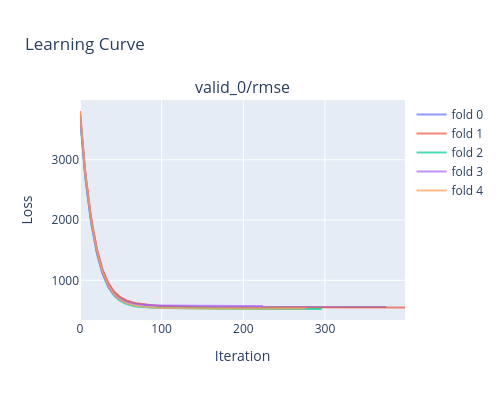

Write notebook code for a chart like this one.
### Markdown cell above
### 5.2 Learning Curve

### Code cell
model.plot_learning_curve().show()

### Figure 1 — Plotly figure (JSON) as saved in the notebook; plotly's stock layout.template omitted (floating-point values rounded to 4 significant figures; data arrays with more than 128 entries replaced by an {"elided": "..."} marker saying what was removed)
{"data": [{"mode": "lines", "name": "fold 0", "opacity": 0.7, "showlegend": true, "type": "scatter", "xaxis": "x", "y": {"elided": "376 float values"}, "yaxis": "y"}, {"mode": "lines", "name": "fold 1", "opacity": 0.7, "showlegend": true, "type": "scatter", "xaxis": "x", "y": {"elided": "399 float values"}, "yaxis": "y"}, {"mode": "lines", "name": "fold 2", "opacity": 0.7, "showlegend": true, "type": "scatter", "xaxis": "x", "y": {"elided": "297 float values"}, "yaxis": "y"}, {"mode": "lines", "name": "fold 3", "opacity": 0.7, "showlegend": true, "type": "scatter", "xaxis": "x", "y": {"elided": "225 float values"}, "yaxis": "y"}, {"mode": "lines", "name": "fold 4", "opacity": 0.7, "showlegend": true, "type": "scatter", "xaxis": "x", "y": {"elided": "278 float values"}, "yaxis": "y"}], "layout": {"annotations": [{"font": {"size": 16}, "showarrow": false, "text": "valid_0/rmse", "x": 0.5, "xanchor": "center", "xref": "paper", "y": 1.0, "yanchor": "bottom", "yref": "paper"}], "height": 400, "title": {"text": "Learning Curve"}, "width": 500, "xaxis": {"anchor": "y", "domain": [0.0, 1.0], "title": {"text": "Iteration"}}, "yaxis": {"anchor": "x", "domain": [0.0, 1.0], "title": {"text": "Loss"}}}}
